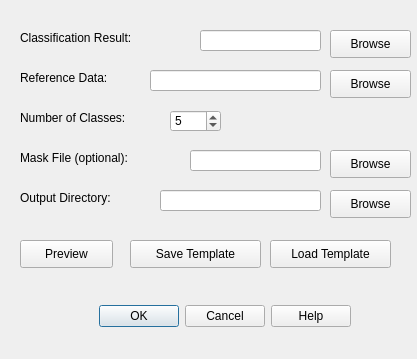
<?xml version="1.0" encoding="UTF-8"?>
<ui version="4.0">
 <class>ConfusionMatrixDialog</class>
 <widget class="QDialog" name="ConfusionMatrixDialog">
  <property name="geometry">
   <rect>
    <x>0</x>
    <y>0</y>
    <width>417</width>
    <height>359</height>
   </rect>
  </property>
  <property name="windowTitle">
   <string>Dialog</string>
  </property>
  <widget class="QDialogButtonBox" name="buttonBox">
   <property name="geometry">
    <rect>
     <x>40</x>
     <y>300</y>
     <width>311</width>
     <height>32</height>
    </rect>
   </property>
   <property name="orientation">
    <enum>Qt::Horizontal</enum>
   </property>
   <property name="standardButtons">
    <set>QDialogButtonBox::Cancel|QDialogButtonBox::Help|QDialogButtonBox::Ok</set>
   </property>
  </widget>
  <widget class="QLabel" name="label_result">
   <property name="geometry">
    <rect>
     <x>20</x>
     <y>30</y>
     <width>191</width>
     <height>16</height>
    </rect>
   </property>
   <property name="text">
    <string>Classification Result:</string>
   </property>
  </widget>
  <widget class="QLabel" name="label_reference">
   <property name="geometry">
    <rect>
     <x>20</x>
     <y>70</y>
     <width>171</width>
     <height>16</height>
    </rect>
   </property>
   <property name="text">
    <string>Reference Data: </string>
   </property>
  </widget>
  <widget class="QLabel" name="label_classnum">
   <property name="geometry">
    <rect>
     <x>20</x>
     <y>110</y>
     <width>161</width>
     <height>16</height>
    </rect>
   </property>
   <property name="text">
    <string>Number of Classes:</string>
   </property>
  </widget>
  <widget class="QLabel" name="label_mask">
   <property name="geometry">
    <rect>
     <x>20</x>
     <y>150</y>
     <width>171</width>
     <height>16</height>
    </rect>
   </property>
   <property name="text">
    <string>Mask File (optional):</string>
   </property>
  </widget>
  <widget class="QLabel" name="label_outputdir">
   <property name="geometry">
    <rect>
     <x>20</x>
     <y>190</y>
     <width>151</width>
     <height>16</height>
    </rect>
   </property>
   <property name="text">
    <string>Output Directory:   </string>
   </property>
  </widget>
  <widget class="QPushButton" name="btn_preview">
   <property name="geometry">
    <rect>
     <x>20</x>
     <y>240</y>
     <width>93</width>
     <height>28</height>
    </rect>
   </property>
   <property name="text">
    <string>Preview</string>
   </property>
  </widget>
  <widget class="QPushButton" name="btn_save_template">
   <property name="geometry">
    <rect>
     <x>130</x>
     <y>240</y>
     <width>131</width>
     <height>28</height>
    </rect>
   </property>
   <property name="text">
    <string>Save Template</string>
   </property>
  </widget>
  <widget class="QPushButton" name="btn_load_template">
   <property name="geometry">
    <rect>
     <x>270</x>
     <y>240</y>
     <width>121</width>
     <height>28</height>
    </rect>
   </property>
   <property name="text">
    <string>Load Template</string>
   </property>
  </widget>
  <widget class="QLineEdit" name="lineEdit_result">
   <property name="geometry">
    <rect>
     <x>200</x>
     <y>30</y>
     <width>121</width>
     <height>21</height>
    </rect>
   </property>
  </widget>
  <widget class="QPushButton" name="btn_browse_result">
   <property name="geometry">
    <rect>
     <x>330</x>
     <y>30</y>
     <width>81</width>
     <height>28</height>
    </rect>
   </property>
   <property name="text">
    <string>Browse</string>
   </property>
  </widget>
  <widget class="QLineEdit" name="lineEdit_reference">
   <property name="geometry">
    <rect>
     <x>150</x>
     <y>70</y>
     <width>171</width>
     <height>21</height>
    </rect>
   </property>
  </widget>
  <widget class="QPushButton" name="btn_browse_reference">
   <property name="geometry">
    <rect>
     <x>330</x>
     <y>70</y>
     <width>81</width>
     <height>28</height>
    </rect>
   </property>
   <property name="text">
    <string>Browse</string>
   </property>
  </widget>
  <widget class="QSpinBox" name="spinBox_classnum">
   <property name="geometry">
    <rect>
     <x>170</x>
     <y>110</y>
     <width>51</width>
     <height>22</height>
    </rect>
   </property>
   <property name="minimum">
    <number>1</number>
   </property>
   <property name="value">
    <number>5</number>
   </property>
  </widget>
  <widget class="QLineEdit" name="lineEdit_mask">
   <property name="geometry">
    <rect>
     <x>190</x>
     <y>150</y>
     <width>131</width>
     <height>21</height>
    </rect>
   </property>
  </widget>
  <widget class="QPushButton" name="btn_browse_mask">
   <property name="geometry">
    <rect>
     <x>330</x>
     <y>150</y>
     <width>81</width>
     <height>28</height>
    </rect>
   </property>
   <property name="text">
    <string>Browse</string>
   </property>
  </widget>
  <widget class="QLineEdit" name="lineEdit_outputdir">
   <property name="geometry">
    <rect>
     <x>160</x>
     <y>190</y>
     <width>161</width>
     <height>21</height>
    </rect>
   </property>
  </widget>
  <widget class="QPushButton" name="btn_browse_outputdir">
   <property name="geometry">
    <rect>
     <x>330</x>
     <y>190</y>
     <width>81</width>
     <height>28</height>
    </rect>
   </property>
   <property name="text">
    <string>Browse</string>
   </property>
  </widget>
 </widget>
 <resources/>
 <connections>
  <connection>
   <sender>buttonBox</sender>
   <signal>accepted()</signal>
   <receiver>ConfusionMatrixDialog</receiver>
   <slot>accept()</slot>
   <hints>
    <hint type="sourcelabel">
     <x>248</x>
     <y>254</y>
    </hint>
    <hint type="destinationlabel">
     <x>157</x>
     <y>274</y>
    </hint>
   </hints>
  </connection>
  <connection>
   <sender>buttonBox</sender>
   <signal>rejected()</signal>
   <receiver>ConfusionMatrixDialog</receiver>
   <slot>reject()</slot>
   <hints>
    <hint type="sourcelabel">
     <x>316</x>
     <y>260</y>
    </hint>
    <hint type="destinationlabel">
     <x>286</x>
     <y>274</y>
    </hint>
   </hints>
  </connection>
 </connections>
</ui>
